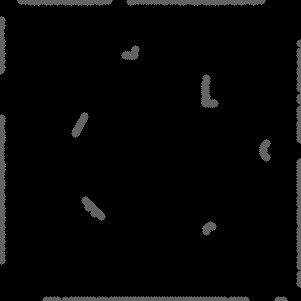
#> input picture NXP_AIM_INDIA_2025/global_slam.png, 301 x 301 px, found by its file name
$ python cv2_test.py
#> lines starting #> are read from the running program, lines starting #| are printed output that depends on the picture
import cv2
import numpy as np
import os

print(os.getcwd())
img = cv2.imread('NXPaim/global_slam.png')
#> img is the input picture: shape (301, 301, 3); min 0, max 100, mean 5.7

np_img = np.load('NXPaim/global.npy')
#> (reads NXP_AIM_INDIA_2025/global.npy from the repository)
print(f"Loaded np array shape: {np_img.shape}")
unique_pixels= np.unique(np_img.reshape(-1))
print(f"Unique pixel values: {unique_pixels}")
# count of these unique pixels
pixel_counts = {pixel: np.sum(np_img == pixel) for pixel in unique_pixels}
print(f"Pixel counts: {pixel_counts}")


np_img[np_img == -1] = 255

# 255 is obstacles
# 0 is free space where robot can move
# 95- 100 are obstacles

# find i,j of pixel value 0 in the angle 135 degrees
angle = 135+90
angle_rad = np.deg2rad(angle)
center_i, center_j = np_img.shape[0] // 2, np_img.shape[1] // 2

max_distance = min(np_img.shape)  # maximum possible distance in the image
best_i, best_j = center_i, center_j

for d in range(1, max_distance):
    Rz = np.array([[np.cos(angle_rad), -np.sin(angle_rad)],
                   [np.sin(angle_rad), np.cos(angle_rad)]])
    # Rotate the vector (d, 0) by the angle
    rotated_vector = Rz @ np.array([d, 0])
    # Calculate the new pixel coordinates
    i = int(center_i + rotated_vector[0])
    j = int(center_j + rotated_vector[1])
    if i < 0 or i >= np_img.shape[0] or j < 0 or j >= np_img.shape[1]:
        break
    pixel = np_img[i, j]
    if pixel in [99, 100, 255]:  # obstacle or unexplored
        # step back to last free space
        i = int(center_i + (d - 3) * np.sin(angle_rad))
        j = int(center_j + (d - 3) * np.cos(angle_rad))
        if np_img[i, j] == 0:
            best_i, best_j = i, j
        break
    if pixel == 0:
        best_i, best_j = i, j

print(f"Best free pixel at angle {angle}°: ({best_i}, {best_j})")

display_img = np_img.copy()
display_img = display_img.astype(np.uint8)
cv2.imshow('Global SLAM Map', display_img)
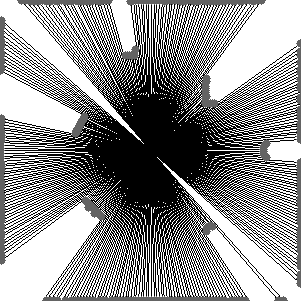
#> window 'Global SLAM Map': shape (301, 301); min 0, max 255, mean 142.8

# 124, 176

print()
